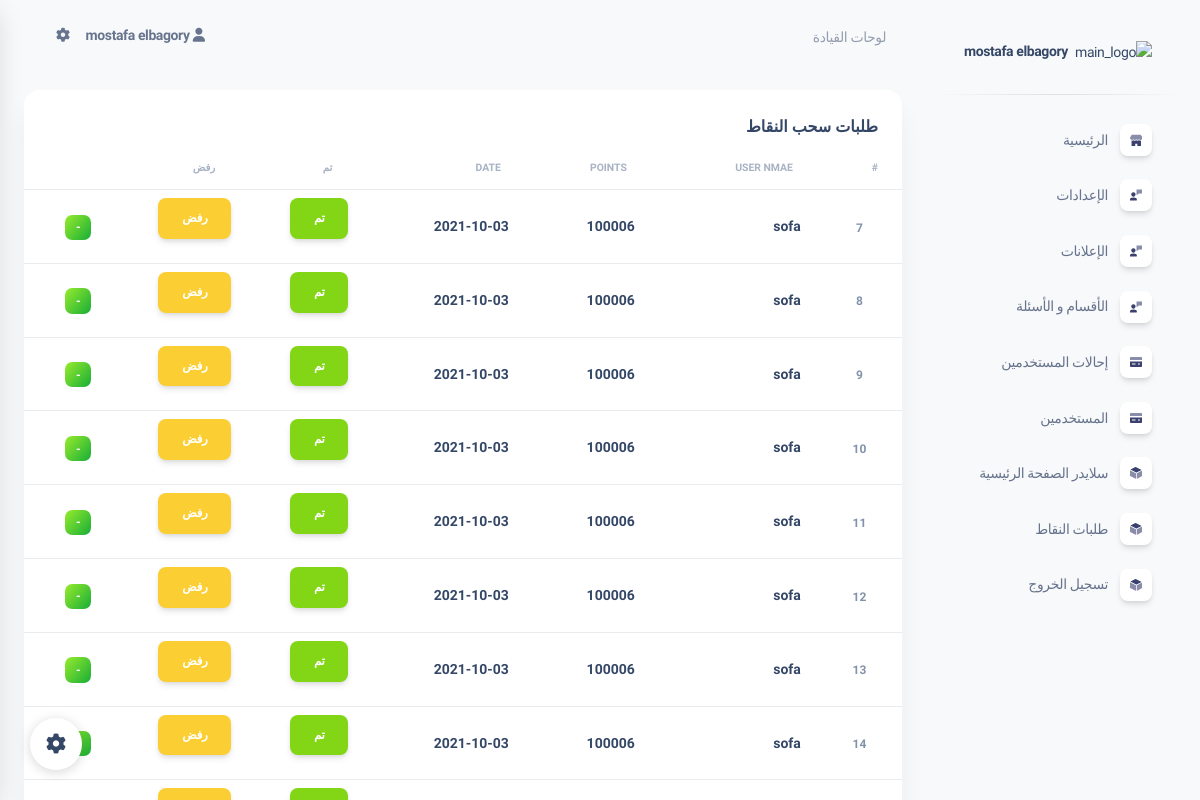
/dashboard/admin/request/index.php (signed in), run on the app's committed database.
### tables this page shows
CREATE TABLE IF NOT EXISTS `request` (
  `id` int NOT NULL AUTO_INCREMENT,
  `UserId` int NOT NULL,
  `points` varchar(25) NOT NULL,
  `date` date NOT NULL,
  `status` bit(1) NOT NULL,
  PRIMARY KEY (`id`)
);

CREATE TABLE IF NOT EXISTS `users` (
  `id` int NOT NULL AUTO_INCREMENT,
  `NameOne` varchar(50) NOT NULL,
  `NameTwo` varchar(20) DEFAULT NULL,
  `number` varchar(15) DEFAULT NULL,
  `email` varchar(59) DEFAULT NULL,
  `username` varchar(10) NOT NULL,
  `password` varchar(255) NOT NULL,
  `status` int NOT NULL,
  `date` varchar(30) DEFAULT NULL,
  `img` varchar(50) NOT NULL,
  `gender` varchar(20) DEFAULT NULL,
  `complete` bit(1) NOT NULL,
  PRIMARY KEY (`id`)
);

### controller/conn.php (called while the page is built, shortened)
<?php
  function url_Admin() {
    return URL . "dashboard/";
  }
  function admin_assets() {
    return URL . "dashboard/assets/";
  }
  function validateInput($data) {
    $data = trim($data);
    $data = stripslashes($data);
    $data = filter_var($data, FILTER_SANITIZE_STRING);
    $data = htmlspecialchars($data);
    return $data;
  }
  function LoginDashboard() {
    if (empty($_SESSION['name']) && empty($_SESSION['AdminId']) && empty($_SESSION['status'] ) ) {
      @session_destroy();
      unset($_SESSION["AdminId"]);
      unset($_SESSION["name"]);
      return false;
    } else {
      return true;
    }
  }

### dashboard/admin/request/index.php (the view, shortened to what this page needs)
<?php include '../layout/head.php';
      include '../layout/nav.php' ;
      ?>
        <link rel="stylesheet" type="text/css" href="https://cdn.datatables.net/v/bs4/jszip-2.5.0/dt-1.10.25/af-2.3.7/b-1.7.1/b-colvis-1.7.1/b-html5-1.7.1/b-print-1.7.1/cr-1.5.4/date-1.1.0/fc-3.3.3/fh-3.1.9/kt-2.6.2/r-2.2.9/rg-1.1.3/rr-1.2.8/sc-2.0.4/sb-1.1.0/sp-1.3.0/sl-1.3.3/datatables.css"/>
    <div class="container-fluid py-4">
      <div class="row">
        <div class="col-12">
          <div class="card mb-4">
            <div class="card-header pb-0">
              <h6> طلبات سحب النقاط</h6>
            </div>
            <div class="card-body px-0 pt-0 pb-2">
              <div class="table-responsive p-0">
                <table id="table_id" class="table align-items-center mb-0">
                  <thead>
                    <tr>
                      <th class="text-uppercase text-secondary text-xxs font-weight-bolder opacity-7">#</th>
                      <th class="text-uppercase text-secondary text-xxs font-weight-bolder opacity-7">User Nmae </th>
                      <th class="text-uppercase text-secondary text-xxs font-weight-bolder opacity-7 ps-2">points</th>
                      <th class="text-uppercase text-secondary text-xxs font-weight-bolder opacity-7 ps-2">date</th>
                      <th class="text-uppercase text-secondary text-xxs font-weight-bolder opacity-7 ps-2">تم  </th>
                      <th class="text-uppercase text-secondary text-xxs font-weight-bolder opacity-7 ps-2"> رفض</th>
                      <th class="text-secondary opacity-7"></th>
                    </tr>
                  </thead>
                  <tbody>
               <?php
               $sql = "SELECT * FROM `request` ";
                      $result = $conn->query($sql);
                      if ($result->num_rows > 0) {
                        while($row = $result->fetch_assoc()) {
                          $functionID =$row['id']; ?>
                    <tr>
                    <td class="align-middle text-center"><span class="text-secondary text-xs font-weight-bold"><?=$row['id']?></span></td>
                      <td>
                        <div class="d-flex px-2 py-1">
                          <div class="d-flex flex-column justify-content-center">
                            <h6 class="mb-0 text-sm"><?=GeUsernameUsers($row['UserId'])?></h6>
                          </div>
                        </div>
                      </td>
                      <td>
                        <div class="d-flex px-2 py-1">
                          <div class="d-flex flex-column justify-content-center">
                            <h6 class="mb-0 text-sm"><?=$row['points']?></h6>
                          </div>
                        </div>
                      </td>
                      <td>
                        <div class="d-flex px-2 py-1">
                          <div class="d-flex flex-column justify-content-center">
                            <h6 class="mb-0 text-sm"><?=$row['date']?></h6>
                          </div>
                        </div>
                      </td>
                      <td><form action="" method="GET"><button type="submit" class="btn btn-success "  name="FunctionSuccess" value="<?=$functionID?>" >تم  </button> </form> </td>
                       <td><form action="" method="GET"><button type="submit" class="btn btn-warning "  name="FunctionWarning" value="<?=$functionID?>" >رفض </button> </form> </td>
                       <td>
                       <?php if ($row['status'] == 1 ) {
                          echo '<span class="badge badge-pill bg-gradient-warning" alt="s"> - </span></td>';
                         }else {
                          echo '<span class="badge badge-pill bg-gradient-success"> - </span></td>';
                        } ?>
                    </tr>
                    <?php  } }  ?>
                  </tbody>
                </table>
              </div>
            </div>
          </div>
        </div>
      </div>
      <?php include '../layout/footer.php'; ?>

### dashboard/admin/layout/head.php (shortened to what this page needs)
<?php
 if ( LoginDashboard() !== true) {
echo '<META HTTP-EQUIV="refresh" CONTENT="0.7;URL=' . URL . '/dashboard">';
echo error_page('إنتهت مهلة الجلسة') ;
}else {
   echo HeaderAdminTile ('تسجيل جديد', 0) ;
}
?>

### controller/HeaderFunction.php (shortened to what this page needs)
<?php
function HeaderAdminTile ($title , $case) {
  $re = null;
  $one =  '
  <!DOCTYPE html>
  <html lang="ar" dir="rtl">
  <head>
    <meta charset="utf-8" />
    <meta name="viewport" content="width=device-width, initial-scale=1, shrink-to-fit=no">
    <link rel="apple-touch-icon" sizes="76x76" href="'. admin_assets().'img/apple-icon.png">
    <link rel="icon" type="image/png" href='. admin_assets().'img/favicon.png">
    <title>'.NameSite.' | '.$title.'</title>
    <link href="https://fonts.googleapis.com/css?family=Open+Sans:300,400,600,700" rel="stylesheet" />
    <link rel="preconnect" href="https://fonts.googleapis.com">
  <link rel="preconnect" href="https://fonts.gstatic.com" crossorigin>
  <link href="https://fonts.googleapis.com/css2?family=Tajawal&display=swap" rel="stylesheet">
    <link href="'. admin_assets().'css/nucleo-icons.css" rel="stylesheet" />
    <script src="https://kit.fontawesome.com/42d5adcbca.js"></script>
    <link href="'. admin_assets().'css/nucleo-svg.css" rel="stylesheet" />
    <link href="https://cdn.jsdelivr.net/npm/select2@4.1.0-rc.0/dist/css/select2.min.css" rel="stylesheet" />
    <link rel="stylesheet" type="text/css" href="//cdn.jsdelivr.net/npm/slick-carousel@1.8.1/slick/slick.css" />
    <link id="pagestyle" href="'. admin_assets().'css/soft-ui-dashboard.css?v=1.0.3" rel="stylesheet" />
    <script type="text/javascript" src="https://unpkg.com/sweetalert2@7.22.2/dist/sweetalert2.all.js"></script>
    <script src="https://code.jquery.com/jquery-3.5.1.min.js"></script>
  </head>
  <style>
    * {
    font-family: "Tajawal", sans-serif; }
  </style> ';
  $two = '<body class="g-sidenav-show  bg-gray-100">
    <nav class="navbar navbar-expand-lg position-absolute top-0 z-index-3 w-100 shadow-none my-3  navbar-transparent mt-4">
      <div class="container">
        <a class="navbar-brand font-weight-bolder ms-lg-0 ms-3 text-white" href="../index.php">'.NameSite.' | '.$title.'</a>
        <button class="navbar-toggler shadow-none ms-2" type="button" data-bs-toggle="collapse" data-bs-target="#navigation" aria-controls="navigation" aria-expanded="false" aria-label="Toggle navigation">
          <span class="navbar-toggler-icon mt-2">
            <span class="navbar-toggler-bar bar1"></span>
            <span class="navbar-toggler-bar bar2"></span>
            <span class="navbar-toggler-bar bar3"></span>
          </span>
        </button>
        <div class="collapse navbar-collapse w-100 pt-3 pb-2 py-lg-0" id="navigation">
        </div>
      </div>
    </nav>';
    if ($case == 1) {
      $re = $one . $two ;
    }else {
      $re = $one ;
    }
    return $re;
}
  function GeUsernameUsers($id) {
    $conn = db (IsConn);
    $usersSQL = "SELECT username  FROM `users` WHERE id = $id ";
    $usersRE = $conn->query($usersSQL);
    if ($usersRE->num_rows > 0) {
     $users = $usersRE->fetch_assoc();
      return $users['username'];
    }
    return false;
  }

### dashboard/admin/layout/nav.php (shortened to what this page needs)
<body class="g-sidenav-show rtl bg-gray-100">
  <aside class="sidenav navbar navbar-vertical navbar-expand-xs border-0 border-radius-xl my-3 fixed-end me-3 rotate-caret" id="sidenav-main">
    <div class="sidenav-header">
      <a class="navbar-brand m-0" href="index.php" target="_blank">
        <img src="https://uwosh.edu/deanofstudents/wp-content/uploads/sites/156/2019/02/profile-default.jpg" class="navbar-brand-img h-100" alt="main_logo">
        <span class="me-1 font-weight-bold"><?php  if (isset($_SESSION['name'])) {echo($_SESSION['name']); } ?></span>
      </a>
    </div>
    <hr class="horizontal dark mt-0">
    <div class="collapse navbar-collapse px-0 w-auto  max-height-vh-100 h-100" id="sidenav-collapse-main">
      <ul class="navbar-nav">
        <li class="nav-item">
          <a class="nav-link " href="<?=url_Admin()?>admin">
            <div class="icon icon-shape icon-sm shadow border-radius-md bg-white text-center ms-2 d-flex align-items-center justify-content-center">
            </div>
            <span class="nav-link-text me-1">الرئيسية</span>
          </a>
        </li>
        <li class="nav-item active">
          <a class="nav-link " href="<?=url_Admin()?>admin/settings.php">
            <div class="icon icon-shape icon-sm shadow border-radius-md bg-white text-center ms-2 d-flex align-items-center justify-content-center">
            </div>
            <span class="nav-link-text me-1"> الإعدادات</span>
          </a>
        </li>
        <li class="nav-item active">
          <a class="nav-link " href="<?=url_Admin()?>admin/ads.php">
            <div class="icon icon-shape icon-sm shadow border-radius-md bg-white text-center ms-2 d-flex align-items-center justify-content-center">
            </div>
            <span class="nav-link-text me-1"> الإعلانات </span>
          </a>
        </li>
        <li class="nav-item">
          <a class="nav-link " href="<?=url_Admin()?>admin/section.php">
            <div class="icon icon-shape icon-sm shadow border-radius-md bg-white text-center ms-2 d-flex align-items-center justify-content-center">
            </div>
            <span class="nav-link-text me-1"> الأقسام و الأسئلة  </span>
          </a>
        </li>
        <li class="nav-item">
          <a class="nav-link " href="<?=url_Admin()?>admin/users/referrals.php">
            <div class="icon icon-shape icon-sm shadow border-radius-md bg-white text-center ms-2 d-flex align-items-center justify-content-center">
            </div>
            <span class="nav-link-text me-1">إحالات المستخدمين</span>
          </a>
        </li>
        <li class="nav-item">
          <a class="nav-link " href="<?=url_Admin()?>admin/users/index.php">
            <div class="icon icon-shape icon-sm shadow border-radius-md bg-white text-center ms-2 d-flex align-items-center justify-content-center">
            </div>
            <span class="nav-link-text me-1">المستخدمين</span>
          </a>
        </li>
        <li class="nav-item">
          <a class="nav-link " href="<?=url_Admin()?>admin/slider.php">
            <div class="icon icon-shape icon-sm shadow border-radius-md bg-white text-center ms-2 d-flex align-items-center justify-content-center">
            </div>
            <span class="nav-link-text me-1">سلايدر الصفحة الرئيسية </span>
          </a>
        </li>
               <li class="nav-item">
          <a class="nav-link " href="<?=url_Admin()?>admin/request/">
            <div class="icon icon-shape icon-sm shadow border-radius-md bg-white text-center ms-2 d-flex align-items-center justify-content-center">
            </div>
            <span class="nav-link-text me-1">طلبات النقاط</span>
          </a>
        </li>
        <li class="nav-item">
          <a class="nav-link " href="<?=url_Admin()?>logout.php">
            <div class="icon icon-shape icon-sm shadow border-radius-md bg-white text-center ms-2 d-flex align-items-center justify-content-center">
            </div>
            <span class="nav-link-text me-1">تسجيل الخروج</span>
          </a>
        </li>
      </ul>
    </div>
  </aside>
  <main class="main-content position-relative max-height-vh-100 h-100 mt-1 border-radius-lg overflow-hidden">
    <nav class="navbar navbar-main navbar-expand-lg px-0 mx-4 shadow-none border-radius-xl" id="navbarBlur" navbar-scroll="true">
      <div class="container-fluid py-1 px-3">
        <nav aria-label="breadcrumb">
          <ol class="breadcrumb bg-transparent mb-0 pb-0 pt-1 px-0 ">
            <li class="breadcrumb-item text-sm ps-2"><a class="opacity-5 text-dark" href="javascript:;">لوحات القيادة</a></li>
          </ol>
        </nav>
        <div class="collapse navbar-collapse mt-sm-0 mt-2 px-0" id="navbar">
          <ul class="navbar-nav me-auto ms-0 justify-content-end">
            <li class="nav-item d-flex align-items-center">
              <a href="javascript:;" class="nav-link text-body font-weight-bold px-0">
                <i class="fa fa-user me-sm-1"></i>
                <span class="d-sm-inline d-none"><?php  if (isset($_SESSION['name'])) {echo($_SESSION['name']); } ?></span>
              </a>
            </li>
            <li class="nav-item px-3 d-flex align-items-center">
              <a href="javascript:;" class="nav-link text-body p-0">
                <i class="fa fa-cog fixed-plugin-button-nav cursor-pointer"></i>
              </a>
            </li>
        </div>
      </div>
    </nav>

### dashboard/admin/layout/footer.php (shortened to what this page needs)
    </div>
  </main>
  <div class="fixed-plugin">
    <a class="fixed-plugin-button text-dark position-fixed px-3 py-2">
      <i class="fa fa-cog py-2"> </i>
    </a>
  </div>
</body>
</html>

### dashboard/assets/css/nucleo-svg.css (style rules this page uses)
.icon { display: inline-block; color: #111111; height: 1em; width: 1em; }
.icon-sm { height: 0.8em; width: 0.8em; }
.icon { fill: currentColor; stroke: none; }

### controller/HeaderFunction.php (style rules this page uses)
* { font-family: "Tajawal", sans-serif; }

### data on the page
request: id "7", UserId.username "sofa", points "100006", date "2021-10-03"
request: id "8", UserId.username "sofa", points "100006", date "2021-10-03"
request: id "9", UserId.username "sofa", points "100006", date "2021-10-03"
request: id "10", UserId.username "sofa", points "100006", date "2021-10-03"
request: id "11", UserId.username "sofa", points "100006", date "2021-10-03"
request: id "12", UserId.username "sofa", points "100006", date "2021-10-03"
request: id "13", UserId.username "sofa", points "100006", date "2021-10-03"
request: id "14", UserId.username "sofa", points "100006", date "2021-10-03"

### other printed values
$_SESSION['name'] "mostafa elbagory"
